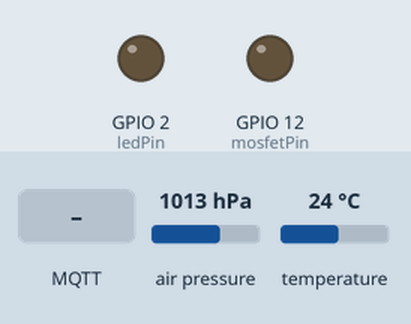
The program below on a simulated ESP32. Shown: output pins drawn as LEDs (lit = HIGH). The inputs (shaded band) are chosen by the test bench; at power-on: air pressure 1013 hPa, temperature 24 °C. WiFi joins after 1.5 s; servers stay silent unless stated; readings asked of a sensor library that is not simulated come straight from the bench inputs; no MQTT or app messages arrive unless stated; not simulated (calls return 0 or success): secrets.h; what the program prints to the serial monitor is not drawn.

Above: at 2.7 s.
2.8 s: MQTT message "ON" arrives on the first subscribed topic
At 6.2 s:
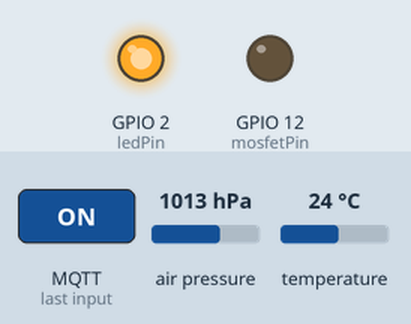
6.5 s: MQTT message "5" arrives on the second subscribed topic
At 7.7 s:
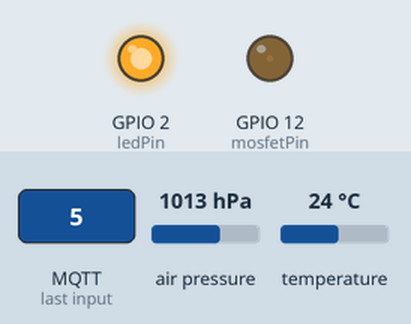
8.0 s: MQTT message "OFF" arrives on the first subscribed topic
At 9.0 s:
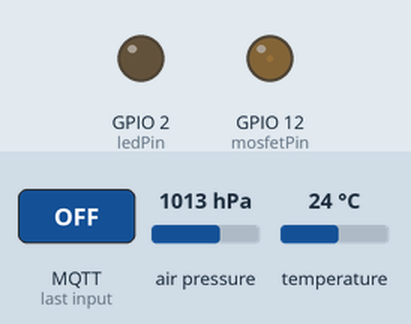
9.5 s: MQTT message "90" arrives on the second subscribed topic
At 10.1 s:
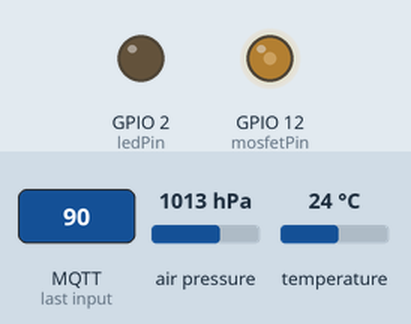
11.0 s: MQTT message "200" arrives on the second subscribed topic
At 11.3 s:
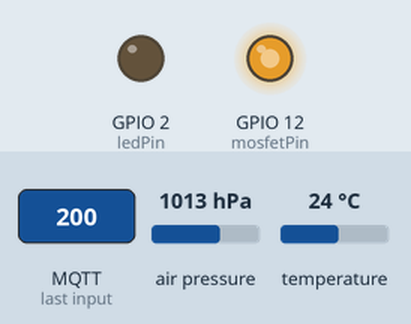
12.5 s: MQTT message "ON" arrives on the first subscribed topic
At 13.6 s:
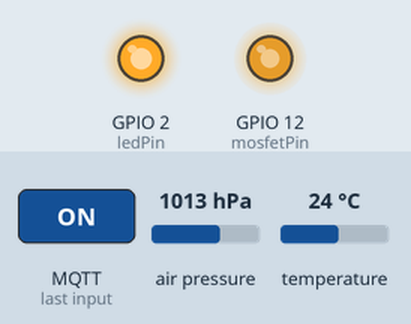
Timing chart, 0 to 15.0 s (numbered marks = the images above; inputs shaded):
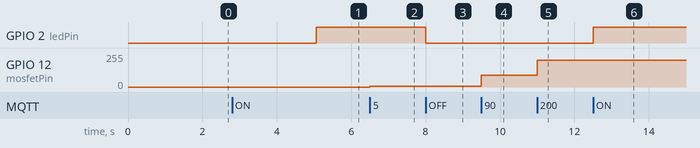

The program:

main.cpp
```cpp
#include <Arduino.h>
#include "secrets.h" // Подключаем наши секреты
#include <WiFi.h>
#include <Wire.h>
#include <Adafruit_BMP280.h>
#include <PubSubClient.h>
#include <GyverDS18.h>
#include <ArduinoJson.h>                          // Нужно установить через Менеджер библиотек
const char *cmd_topic = "home/ESP32_Sloboda/cmd"; // Топик для JSON сценариев
uint64_t addr = 0x6A000000BC84BF28;
// Теперь используем макросы вместо открытого текста:
const char *ssid = WIFI_SSID;
const char *password = WIFI_PASS;
const char *mqtt_user = MQTT_USER;
const char *mqtt_pass = MQTT_PASS;
const char *mqtt_server = MQTT_HOST;
IPAddress local_IP(192, 168, 1, 104); // Желаемый IP
IPAddress gateway(192, 168, 1, 1);    // IP роутера
IPAddress subnet(255, 255, 255, 0);   // Маска подсети
IPAddress dns(8, 8, 8, 8);            // DNS (например, Google)

const char *client_id = "ESP32_Sloboda";                      // уникальное имя клиента
const char *status_topic = "home/ESP32_Sloboda/status";       // Топик для статуса
const char *will_msg = "offline";                             // Предсмертная записка
const int will_qos = 1;                                       // Качество доставки
const bool will_retain = true;                                // Брокер запомнит статус
const char *led_set_topic = "home/ESP32_Sloboda/led/set";     // Для команд
const char *led_state_topic = "home/ESP32_Sloboda/led/state"; // Для статуса
// Новый топик для слайдера
const char *mosfet_set_topic = "home/ESP32_Sloboda/mosfet/set";
const int ledPin = 2;     // Пин для ВКЛ/ВЫКЛ
const int mosfetPin = 12; // Пин для мосфета (ШИМ)

// Параметры ШИМ
const int freq = 15000;
const int pwmChannel = 0;
const int resolution = 8; // 0-255

// Переменные для хранения последних данных
float last_t = 0, last_p = 0, last_tdls = 0;
bool led_status = false;
int mosfet_value = 0;

WiFiServer server(80);
WiFiClient espClient;
PubSubClient client(espClient);
Adafruit_BMP280 bmp;
GyverDS18 ds(14); // пин

void callback(char *topic, byte *payload, unsigned int length)
{
  // 1. Подготовка сообщения
  char msg[length + 1];
  memcpy(msg, payload, length);
  msg[length] = '\0';

  Serial.print("Message arrived [");
  Serial.print(topic);
  Serial.print("] ");
  Serial.println(msg);

  // --- ЛОГИКА ДЛЯ JSON (Команда cmd) ---
  if (strcmp(topic, cmd_topic) == 0)
  {
    StaticJsonDocument<256> doc;
    DeserializationError error = deserializeJson(doc, payload, length);

    if (error)
    {
      Serial.print("JSON Error: ");
      Serial.println(error.c_str());
      return;
    }

    // 1. Обработка LED из JSON
    if (doc.containsKey("led"))
    {
      int state = doc["led"]; // 1 или 0
      digitalWrite(ledPin, state ? HIGH : LOW);

      // Отправляем подтверждение в MQTT статус-топик
      client.publish(led_state_topic, state ? "ON" : "OFF", true);
    }

    // 2. Обработка MOSFET из JSON
    if (doc.containsKey("mosfet"))
    {
      int val = doc["mosfet"];

      // Ограничиваем значение (300 превратится в 255)
      mosfet_value = constrain(val, 0, 255);

      ledcWrite(pwmChannel, mosfet_value);

      // Опционально: отправляем подтверждение в топик состояния мосфета
      char buf[5];
      itoa(mosfet_value, buf, 10);
      client.publish("home/ESP32_Sloboda/mosfet/state", buf, true);
    }

    Serial.println("Command applied: LED and MOSFET updated");
    return;
  }

  // --- ЛОГИКА ДЛЯ ОТДЕЛЬНЫХ ТОПИКОВ (Текстовая) ---
  if (strcmp(topic, led_set_topic) == 0)
  {
    if (strcmp(msg, "ON") == 0)
      digitalWrite(ledPin, HIGH);
    else if (strcmp(msg, "OFF") == 0)
      digitalWrite(ledPin, LOW);

    client.publish(led_state_topic, msg, true);
  }

  if (strcmp(topic, mosfet_set_topic) == 0)
  {
    mosfet_value = atoi(msg); // ОБЯЗАТЕЛЬНО обновляем переменную для веб-страницы
    mosfet_value = constrain(mosfet_value, 0, 255);
    ledcWrite(pwmChannel, mosfet_value);
  }
}

void setup()
{
  Serial.begin(115200);
  pinMode(2, OUTPUT);
  pinMode(ledPin, OUTPUT);
  ledcSetup(pwmChannel, freq, resolution);
  ledcAttachPin(mosfetPin, pwmChannel);

  client.setCallback(callback);

  // Инициализация датчика
  ds.requestTemp();
  Serial.println("DS18B20: Запрос температуры...");

  Wire.begin(21, 22);
  if (!bmp.begin(0x76))
  {
    Serial.println("BMP280 error!");
    // Не вешайте систему намертво while(1), лучше просто пометьте ошибку
  }

  // Пока ESP32 подключается к WiFi (это занимает 2-5 секунд),
  // датчик DS18B20 успеет спокойно провести измерение.
  WiFi.setAutoReconnect(true);
  WiFi.persistent(true);

  // 2. Настройка статики
  if (!WiFi.config(local_IP, gateway, subnet, dns))
  {
    Serial.println("STA Failed to configure");
  }

  WiFi.begin(ssid, password);

  while (WiFi.status() != WL_CONNECTED)
  {
    delay(500);
    Serial.print(".");
  }

  Serial.println("");
  Serial.println("WiFi connected");
  Serial.print("IP address: ");
  Serial.println(WiFi.localIP()); // Проверьте, что выдал именно 150

  // Теперь, когда прошло время, можно прочитать данные в Serial
  if (ds.readTemp(addr))
  {
    Serial.print("TDLS Initial: ");
    Serial.println(ds.getTemp());
  }
  else
  {
    Serial.println("DS18B20 error on startup!");
  }

  server.begin();
  client.setServer(mqtt_server, 1883);
}

// 1. Неблокирующий реконнект
void reconnect()
{
  static unsigned long lastReconnectAttempt = 0;
  if (!client.connected())
  {
    unsigned long now = millis();
    if (now - lastReconnectAttempt > 5000)
    {
      lastReconnectAttempt = now;
      if (client.connect(client_id, mqtt_user, mqtt_pass, status_topic, will_qos, will_retain, will_msg))
      {
        client.subscribe(led_set_topic);
        client.publish(status_topic, "online", true);
        client.subscribe(mosfet_set_topic);
        client.subscribe(cmd_topic);
      }
    }
  }
}

unsigned long lastMsg = 0;

void loop()
{
  reconnect();
  client.loop();

  // --- ОБРАБОТКА ВЕБ-СЕРВЕРА (Мониторинг) ---
  WiFiClient webClient = server.available();
  if (webClient)
  {
    String currentLine = "";
    unsigned long timeout = millis() + 2000;
    while (webClient.connected() && millis() < timeout)
    {
      if (webClient.available())
      {
        char c = webClient.read();
        if (c == '\n')
        {
          if (currentLine.length() == 0)
          {
            webClient.println("HTTP/1.1 200 OK");
            webClient.println("Content-type:text/html");
            webClient.println();
            webClient.println("<html><head><meta charset='UTF-8'><meta http-equiv='refresh' content='3'></head>");
            webClient.println("<body style='font-family:sans-serif; text-align:center;'>");
            webClient.println("<h1>ESP32 Status (from Orange)</h1>");

            // Показываем текущее состояние пинов (то, что пришло по MQTT)
            webClient.print("<p><b>LED Status:</b> ");
            webClient.println(digitalRead(ledPin) ? "<span style='color:green'>ON</span>" : "<span style='color:red'>OFF</span>");
            webClient.println("</p><p><b>Mosfet Level:</b> ");
            webClient.println(mosfet_value); // Значение из переменной, обновленной в callback

            webClient.println("</p><hr><p>Temp BMP: " + String(last_t) + " °C</p>");
            webClient.println("<p>Temp DS18: " + String(last_tdls) + " °C</p>");
            webClient.println("<p>Pressure: " + String(last_p) + " hPa</p>");
            webClient.println("</body></html>");
            break;
          }
          else
          {
            currentLine = "";
          }
        }
        else if (c != '\r')
        {
          currentLine += c;
        }
      }
    }
    webClient.stop();
  }

  // --- ОТПРАВКА MQTT (Сенсоры) ---
  unsigned long now = millis();
  if (now - lastMsg > 5000)
  {
    lastMsg = now;
    last_t = bmp.readTemperature();
    last_p = bmp.readPressure() / 100.0F;
    if (ds.readTemp(addr))
      last_tdls = ds.getTemp();

    char buf[10];
    dtostrf(last_t, 4, 2, buf);
    client.publish("home/ESP32_Sloboda/temp", buf);
    dtostrf(last_p, 4, 2, buf);
    client.publish("home/ESP32_Sloboda/press", buf);

    if (last_tdls != -127.00)
    {
      dtostrf(last_tdls, 4, 2, buf);
      client.publish("home/ESP32_Sloboda/tempDLS", buf);
    }
    ds.requestTemp();
  }
}
```

Measured:
- after the input at 2.8 s, GPIO 2 (ledPin): LOW → HIGH after 2.3 s
- after the input at 6.5 s, GPIO 12 (mosfetPin): 0/255 → 5/255 at once
- after the input at 8.0 s, GPIO 2 (ledPin): HIGH → LOW at once
- after the input at 9.5 s, GPIO 12 (mosfetPin): 5/255 → 90/255 at once
- after the input at 11.0 s, GPIO 12 (mosfetPin): 90/255 → 199/255 at once
- after the input at 12.5 s, GPIO 2 (ledPin): LOW → HIGH at once
